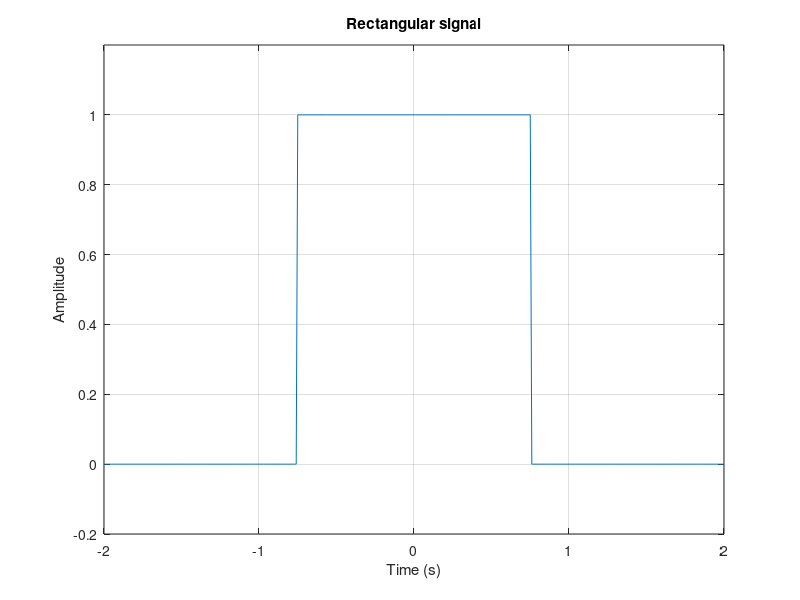

This chart was generated by the following MATLAB code:
%name: Muhtasim Redwan
%date: 18/09/2024
%description: rectangular signal

duration = 4;
fs = 100; % sampling frequency
T = 1.5;

t = -duration/2:1/fs:duration/2;

rectangular = zeros(1,length(t));

for i=1:length(t)
    if abs(t(i)) <= T/2
        rectangular(i) = 1;
    end
end

plot(t, rectangular);
ylim([-.2 1.2]);
xlabel("Time (s)");
ylabel("Amplitude");
title("Rectangular signal");
grid on;

